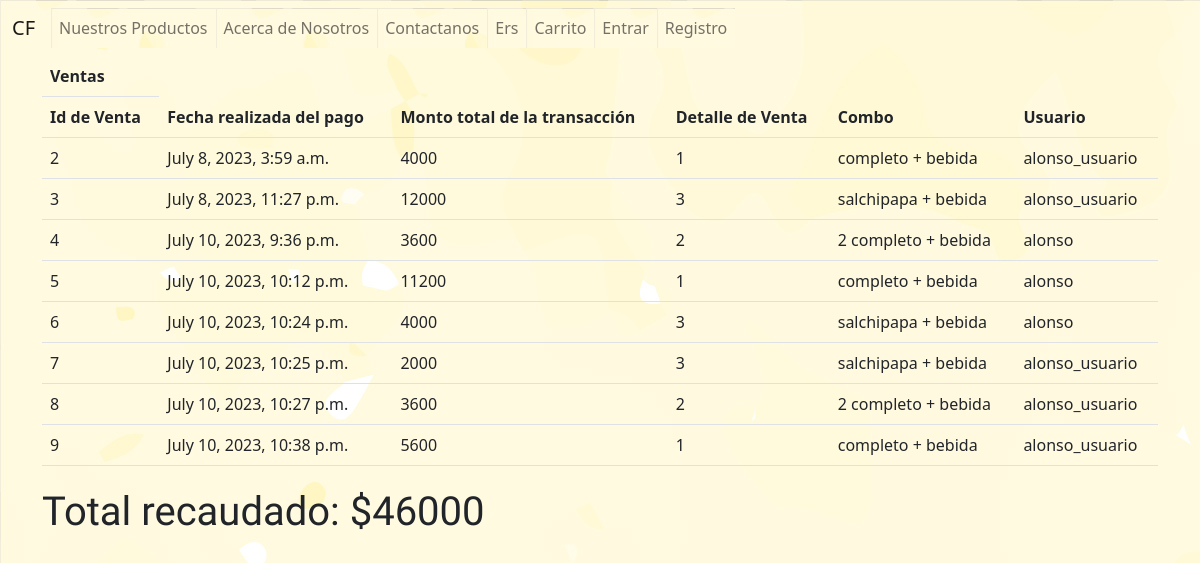
Page /personas/tabla_ventas/ on the committed database.
### personas/models.py (models this page shows)
class Venta(Model):
    id_venta = AutoField(primary_key=True)
    fecha = DateTimeField(auto_now=True)
    total = IntegerField(null=False, blank=False)
    id_detalle_venta= ForeignKey(DetalleVenta, on_delete=CASCADE)
    id_usuario = ForeignKey(User, on_delete=CASCADE)

class DetalleVenta(Model):
    id_detalle_venta = AutoField(primary_key=True)
    id_combo = ForeignKey(Combo, on_delete=CASCADE)
    cantidad = IntegerField(null=False,blank=False)
    subtotal = IntegerField(null=False,blank=False)

class Combo(Model):
    id_combo = AutoField(primary_key=True)
    precio = IntegerField(null=False,blank=False)
    stock = IntegerField(null=False,blank=False)
    foto = CharField(max_length=100,null=False,blank=False)
    descripcion = CharField(max_length=100,null=False,blank=False)

### personas/views.py (the view)
# urls.py: path('tabla_ventas/',views.tabla_ventas,name='tabla_ventas'),
def tabla_ventas(request):
    consulta_ventas=Venta.objects.all()
    return render(request,'html/tabla_ventas.html',{'consulta_ventas':consulta_ventas})

### personas/templates/html/tabla_ventas.html (shortened to what this page needs)
{% extends 'html/navbarPadre.html'%}
{% block content %}
<div class="container">
<table class="table table-hover">
    <thead>
        <tr><th>Ventas</th></tr>
        <th>Id de Venta</th>
        <th>Fecha realizada del pago</th>
        <th>Monto total de la transacción</th>
        <th>Detalle de Venta</th>
        <th>Combo</th>
        <th>Usuario</th>
    </thead>
    <tbody>
    {% for venta in consulta_ventas%}
    <tr>
        <td>{{venta.id_venta}}</td>
        <td>{{venta.fecha}}</td>
        <td class="precioVenta">{{venta.total}}</td>
        <td>{{venta.id_detalle_venta.id_combo.id_combo}}</td>
        <td>{{venta.id_detalle_venta.id_combo.descripcion}}</td>
        <td>{{venta.id_usuario}}</td>
    </tr>
   {% endfor %}
</tbody>
</table>
</div>
<div class="container">
    <p class="recaudado"></p>
</div>
{% endblock %}

### static/estilos/Styles.css (style rules this page uses)
body { background-image: url(../img/fondo.jpg) !important; background-attachment: fixed; background-repeat: no-repeat; }
body { font-family: Arial, sans-serif; background-color: #f2f2f2; }
p { font-family: 'Akaya Kanadaka', cursive; font-size: 40px; }

### rows in the picture
Venta: id_venta "2", fecha "July 8, 2023, 3:59 a.m.", total "4000", id_detalle_venta.id_combo.id_combo "1", id_detalle_venta.id_combo.descripcion "completo + bebida", id_usuario "alonso_usuario"
Venta: id_venta "3", fecha "July 8, 2023, 11:27 p.m.", total "12000", id_detalle_venta.id_combo.id_combo "3", id_detalle_venta.id_combo.descripcion "salchipapa + bebida", id_usuario "alonso_usuario"
Venta: id_venta "4", fecha "July 10, 2023, 9:36 p.m.", total "3600", id_detalle_venta.id_combo.id_combo "2", id_detalle_venta.id_combo.descripcion "2 completo + bebida", id_usuario "alonso"
Venta: id_venta "5", fecha "July 10, 2023, 10:12 p.m.", total "11200", id_detalle_venta.id_combo.id_combo "1", id_detalle_venta.id_combo.descripcion "completo + bebida", id_usuario "alonso"
Venta: id_venta "6", fecha "July 10, 2023, 10:24 p.m.", total "4000", id_detalle_venta.id_combo.id_combo "3", id_detalle_venta.id_combo.descripcion "salchipapa + bebida", id_usuario "alonso"
Venta: id_venta "7", fecha "July 10, 2023, 10:25 p.m.", total "2000", id_detalle_venta.id_combo.id_combo "3", id_detalle_venta.id_combo.descripcion "salchipapa + bebida", id_usuario "alonso_usuario"
Venta: id_venta "8", fecha "July 10, 2023, 10:27 p.m.", total "3600", id_detalle_venta.id_combo.id_combo "2", id_detalle_venta.id_combo.descripcion "2 completo + bebida", id_usuario "alonso_usuario"
Venta: id_venta "9", fecha "July 10, 2023, 10:38 p.m.", total "5600", id_detalle_venta.id_combo.id_combo "1", id_detalle_venta.id_combo.descripcion "completo + bebida", id_usuario "alonso_usuario"
